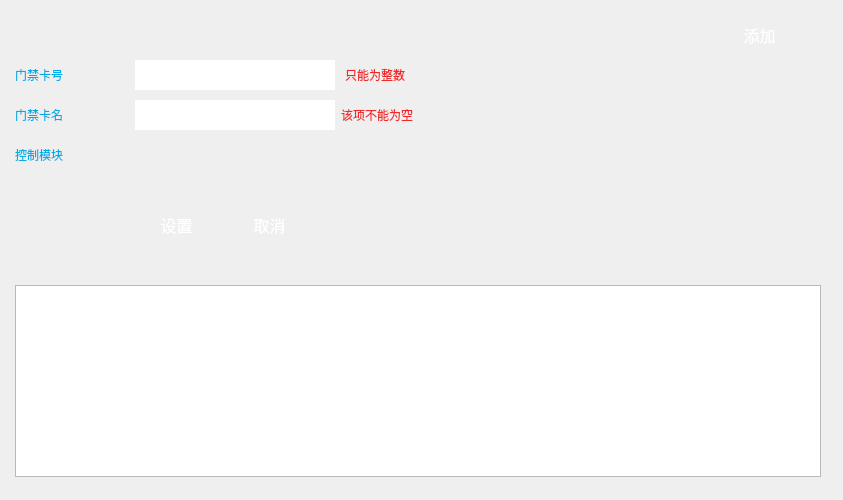
<?xml version="1.0" encoding="UTF-8"?>
<ui version="4.0">
 <class>AccessControl</class>
 <widget class="QWidget" name="AccessControl">
  <property name="geometry">
   <rect>
    <x>0</x>
    <y>0</y>
    <width>839</width>
    <height>500</height>
   </rect>
  </property>
  <property name="windowTitle">
   <string>Form</string>
  </property>
  <layout class="QVBoxLayout" name="verticalLayout_4">
   <property name="spacing">
    <number>10</number>
   </property>
   <property name="leftMargin">
    <number>15</number>
   </property>
   <property name="topMargin">
    <number>20</number>
   </property>
   <property name="rightMargin">
    <number>22</number>
   </property>
   <property name="bottomMargin">
    <number>8</number>
   </property>
   <item>
    <layout class="QHBoxLayout" name="horizontalLayout_4">
     <property name="rightMargin">
      <number>20</number>
     </property>
     <item>
      <spacer name="horizontalSpacer_4">
       <property name="orientation">
        <enum>Qt::Horizontal</enum>
       </property>
       <property name="sizeHint" stdset="0">
        <size>
         <width>600</width>
         <height>20</height>
        </size>
       </property>
      </spacer>
     </item>
     <item>
      <widget class="QPushButton" name="btnAdd">
       <property name="minimumSize">
        <size>
         <width>83</width>
         <height>30</height>
        </size>
       </property>
       <property name="maximumSize">
        <size>
         <width>16777215</width>
         <height>30</height>
        </size>
       </property>
       <property name="focusPolicy">
        <enum>Qt::NoFocus</enum>
       </property>
       <property name="styleSheet">
        <string notr="true">QPushButton:!pressed{
border-image: url(:/image/btn.png);
color: #FFFFFF;
border-radius:0px;font:12pt;
}
QPushButton:pressed{
border-image: url(:/image/btn.png);
color: #FFFFFF;
border:0px solid #68CBF2;
border-radius:0px;font:12pt;
}
</string>
       </property>
       <property name="text">
        <string>添加</string>
       </property>
       <property name="icon">
        <iconset resource="../../resource/image/image.qrc">
         <normaloff>:/image/add.png</normaloff>:/image/add.png</iconset>
       </property>
      </widget>
     </item>
    </layout>
   </item>
   <item>
    <widget class="QWidget" name="wgtSet" native="true">
     <property name="maximumSize">
      <size>
       <width>16777215</width>
       <height>250</height>
      </size>
     </property>
     <layout class="QVBoxLayout" name="verticalLayout_2">
      <property name="spacing">
       <number>10</number>
      </property>
      <property name="leftMargin">
       <number>0</number>
      </property>
      <property name="topMargin">
       <number>0</number>
      </property>
      <property name="rightMargin">
       <number>0</number>
      </property>
      <property name="bottomMargin">
       <number>0</number>
      </property>
      <item>
       <layout class="QHBoxLayout" name="horizontalLayout_7">
        <item>
         <layout class="QHBoxLayout" name="horizontalLayout">
          <property name="spacing">
           <number>0</number>
          </property>
          <item>
           <widget class="QLabel" name="lblCardNum">
            <property name="minimumSize">
             <size>
              <width>120</width>
              <height>30</height>
             </size>
            </property>
            <property name="maximumSize">
             <size>
              <width>120</width>
              <height>30</height>
             </size>
            </property>
            <property name="styleSheet">
             <string notr="true">color: #00ADE5;</string>
            </property>
            <property name="text">
             <string>门禁卡号</string>
            </property>
           </widget>
          </item>
          <item>
           <widget class="QLineEdit" name="lineCardNumVal">
            <property name="minimumSize">
             <size>
              <width>200</width>
              <height>30</height>
             </size>
            </property>
            <property name="maximumSize">
             <size>
              <width>200</width>
              <height>30</height>
             </size>
            </property>
            <property name="font">
             <font>
              <pointsize>12</pointsize>
             </font>
            </property>
            <property name="styleSheet">
             <string notr="true">color: #FFFFFF;
border-image: url(:/image/border2.png);
border-radius:0px;</string>
            </property>
           </widget>
          </item>
         </layout>
        </item>
        <item>
         <widget class="QLabel" name="lblCardTip">
          <property name="minimumSize">
           <size>
            <width>150</width>
            <height>0</height>
           </size>
          </property>
          <property name="maximumSize">
           <size>
            <width>16777215</width>
            <height>16777215</height>
           </size>
          </property>
          <property name="styleSheet">
           <string notr="true"> color: rgb(239, 41, 41);</string>
          </property>
          <property name="text">
           <string>只能为整数</string>
          </property>
         </widget>
        </item>
        <item>
         <spacer name="horizontalSpacer_2">
          <property name="orientation">
           <enum>Qt::Horizontal</enum>
          </property>
          <property name="sizeHint" stdset="0">
           <size>
            <width>600</width>
            <height>20</height>
           </size>
          </property>
         </spacer>
        </item>
       </layout>
      </item>
      <item>
       <layout class="QHBoxLayout" name="horizontalLayout_8">
        <property name="spacing">
         <number>6</number>
        </property>
        <item>
         <layout class="QHBoxLayout" name="horizontalLayout_2">
          <property name="spacing">
           <number>0</number>
          </property>
          <item>
           <widget class="QLabel" name="lblCardName">
            <property name="minimumSize">
             <size>
              <width>120</width>
              <height>30</height>
             </size>
            </property>
            <property name="maximumSize">
             <size>
              <width>120</width>
              <height>30</height>
             </size>
            </property>
            <property name="styleSheet">
             <string notr="true">color: #00ADE5;</string>
            </property>
            <property name="text">
             <string>门禁卡名</string>
            </property>
           </widget>
          </item>
          <item>
           <widget class="QLineEdit" name="lineCardNameVal">
            <property name="minimumSize">
             <size>
              <width>200</width>
              <height>30</height>
             </size>
            </property>
            <property name="maximumSize">
             <size>
              <width>200</width>
              <height>30</height>
             </size>
            </property>
            <property name="font">
             <font>
              <pointsize>12</pointsize>
             </font>
            </property>
            <property name="styleSheet">
             <string notr="true">color: #FFFFFF;
border-image: url(:/image/border2.png);
border-radius:0px;</string>
            </property>
           </widget>
          </item>
         </layout>
        </item>
        <item>
         <widget class="QLabel" name="lblCareNameTip">
          <property name="minimumSize">
           <size>
            <width>150</width>
            <height>0</height>
           </size>
          </property>
          <property name="maximumSize">
           <size>
            <width>16777215</width>
            <height>16777215</height>
           </size>
          </property>
          <property name="styleSheet">
           <string notr="true"> color: rgb(239, 41, 41);</string>
          </property>
          <property name="text">
           <string>该项不能为空</string>
          </property>
         </widget>
        </item>
        <item>
         <spacer name="horizontalSpacer_3">
          <property name="orientation">
           <enum>Qt::Horizontal</enum>
          </property>
          <property name="sizeHint" stdset="0">
           <size>
            <width>600</width>
            <height>20</height>
           </size>
          </property>
         </spacer>
        </item>
       </layout>
      </item>
      <item>
       <layout class="QHBoxLayout" name="horizontalLayout_3">
        <property name="spacing">
         <number>0</number>
        </property>
        <item>
         <layout class="QVBoxLayout" name="verticalLayout">
          <property name="spacing">
           <number>0</number>
          </property>
          <item>
           <widget class="QLabel" name="lblMode">
            <property name="minimumSize">
             <size>
              <width>120</width>
              <height>30</height>
             </size>
            </property>
            <property name="maximumSize">
             <size>
              <width>120</width>
              <height>30</height>
             </size>
            </property>
            <property name="styleSheet">
             <string notr="true">color: #00ADE5;</string>
            </property>
            <property name="text">
             <string>控制模块</string>
            </property>
           </widget>
          </item>
          <item>
           <spacer name="verticalSpacer_2">
            <property name="orientation">
             <enum>Qt::Vertical</enum>
            </property>
            <property name="sizeType">
             <enum>QSizePolicy::Preferred</enum>
            </property>
            <property name="sizeHint" stdset="0">
             <size>
              <width>20</width>
              <height>30</height>
             </size>
            </property>
           </spacer>
          </item>
         </layout>
        </item>
        <item>
         <widget class="QWidget" name="wgtMode" native="true">
          <property name="minimumSize">
           <size>
            <width>650</width>
            <height>30</height>
           </size>
          </property>
          <property name="maximumSize">
           <size>
            <width>650</width>
            <height>60</height>
           </size>
          </property>
          <property name="styleSheet">
           <string notr="true">  </string>
          </property>
         </widget>
        </item>
        <item>
         <spacer name="horizontalSpacer_5">
          <property name="orientation">
           <enum>Qt::Horizontal</enum>
          </property>
          <property name="sizeHint" stdset="0">
           <size>
            <width>40</width>
            <height>20</height>
           </size>
          </property>
         </spacer>
        </item>
       </layout>
      </item>
      <item>
       <layout class="QHBoxLayout" name="horizontalLayout_6">
        <property name="spacing">
         <number>10</number>
        </property>
        <item>
         <spacer name="horizontalSpacer_6">
          <property name="orientation">
           <enum>Qt::Horizontal</enum>
          </property>
          <property name="sizeType">
           <enum>QSizePolicy::Fixed</enum>
          </property>
          <property name="sizeHint" stdset="0">
           <size>
            <width>120</width>
            <height>20</height>
           </size>
          </property>
         </spacer>
        </item>
        <item>
         <widget class="QPushButton" name="btnSet">
          <property name="minimumSize">
           <size>
            <width>83</width>
            <height>30</height>
           </size>
          </property>
          <property name="maximumSize">
           <size>
            <width>16777215</width>
            <height>30</height>
           </size>
          </property>
          <property name="focusPolicy">
           <enum>Qt::NoFocus</enum>
          </property>
          <property name="styleSheet">
           <string notr="true">QPushButton:!pressed{
border-image: url(:/image/btn.png);
color: #FFFFFF;
border-radius:0px;font:12pt;
}
QPushButton:pressed{
border-image: url(:/image/btn.png);
color: #FFFFFF;
border:0px solid #68CBF2;
border-radius:0px;font:12pt;
}
</string>
          </property>
          <property name="text">
           <string>设置</string>
          </property>
          <property name="icon">
           <iconset resource="../../resource/image/image.qrc">
            <normaloff>:/image/true.png</normaloff>:/image/true.png</iconset>
          </property>
         </widget>
        </item>
        <item>
         <widget class="QPushButton" name="btnCancel">
          <property name="minimumSize">
           <size>
            <width>83</width>
            <height>30</height>
           </size>
          </property>
          <property name="maximumSize">
           <size>
            <width>16777215</width>
            <height>30</height>
           </size>
          </property>
          <property name="focusPolicy">
           <enum>Qt::NoFocus</enum>
          </property>
          <property name="styleSheet">
           <string notr="true">QPushButton:!pressed{
border-image: url(:/image/btn.png);
color: #FFFFFF;
border-radius:0px;font:12pt;
}
QPushButton:pressed{
border-image: url(:/image/btn.png);
color: #FFFFFF;
border:0px solid #68CBF2;
border-radius:0px;font:12pt;
}
</string>
          </property>
          <property name="text">
           <string>取消</string>
          </property>
          <property name="icon">
           <iconset resource="../../resource/image/image.qrc">
            <normaloff>:/image/flase.png</normaloff>:/image/flase.png</iconset>
          </property>
         </widget>
        </item>
        <item>
         <spacer name="horizontalSpacer">
          <property name="orientation">
           <enum>Qt::Horizontal</enum>
          </property>
          <property name="sizeHint" stdset="0">
           <size>
            <width>40</width>
            <height>20</height>
           </size>
          </property>
         </spacer>
        </item>
       </layout>
      </item>
     </layout>
    </widget>
   </item>
   <item>
    <layout class="QVBoxLayout" name="verticalLayout_3">
     <property name="spacing">
      <number>0</number>
     </property>
     <item>
      <widget class="QWidget" name="widget_5" native="true">
       <property name="maximumSize">
        <size>
         <width>16777215</width>
         <height>45</height>
        </size>
       </property>
       <property name="styleSheet">
        <string notr="true">QWidget#widget_5{color: rgb(255, 255, 255);
border-image: url(:/image/border_up.png);
}
 </string>
       </property>
       <layout class="QHBoxLayout" name="horizontalLayout_5">
        <property name="leftMargin">
         <number>10</number>
        </property>
        <property name="topMargin">
         <number>0</number>
        </property>
        <property name="rightMargin">
         <number>0</number>
        </property>
        <property name="bottomMargin">
         <number>0</number>
        </property>
        <item>
         <widget class="QLabel" name="label_11">
          <property name="minimumSize">
           <size>
            <width>8</width>
            <height>8</height>
           </size>
          </property>
          <property name="maximumSize">
           <size>
            <width>8</width>
            <height>8</height>
           </size>
          </property>
          <property name="styleSheet">
           <string notr="true">border-image: url(:/image/dot.png);</string>
          </property>
          <property name="text">
           <string/>
          </property>
         </widget>
        </item>
        <item>
         <widget class="QLabel" name="lbltitle">
          <property name="minimumSize">
           <size>
            <width>0</width>
            <height>35</height>
           </size>
          </property>
          <property name="maximumSize">
           <size>
            <width>16777215</width>
            <height>35</height>
           </size>
          </property>
          <property name="font">
           <font>
            <pointsize>12</pointsize>
           </font>
          </property>
          <property name="styleSheet">
           <string notr="true">color: #FFFFFF;</string>
          </property>
          <property name="text">
           <string/>
          </property>
         </widget>
        </item>
       </layout>
      </widget>
     </item>
     <item>
      <widget class="QWidget" name="wgtInfo" native="true">
       <property name="sizePolicy">
        <sizepolicy hsizetype="Preferred" vsizetype="Expanding">
         <horstretch>0</horstretch>
         <verstretch>0</verstretch>
        </sizepolicy>
       </property>
       <property name="minimumSize">
        <size>
         <width>806</width>
         <height>50</height>
        </size>
       </property>
       <property name="maximumSize">
        <size>
         <width>806</width>
         <height>16777215</height>
        </size>
       </property>
       <property name="styleSheet">
        <string notr="true"> QWidget#wgtInfo{
color: rgb(255, 255, 255);
border-bottom:1px solid #01ADDE;
border-right:1px solid #01ADDE;
border-left:1px solid #01ADDE;
border-radius:opx;font:13pt;
}
</string>
       </property>
       <layout class="QVBoxLayout" name="verticalLayout_5">
        <property name="spacing">
         <number>0</number>
        </property>
        <property name="leftMargin">
         <number>0</number>
        </property>
        <property name="topMargin">
         <number>0</number>
        </property>
        <property name="rightMargin">
         <number>0</number>
        </property>
        <property name="bottomMargin">
         <number>0</number>
        </property>
        <item>
         <widget class="QTableWidget" name="tabInfo">
          <property name="minimumSize">
           <size>
            <width>806</width>
            <height>0</height>
           </size>
          </property>
          <property name="maximumSize">
           <size>
            <width>806</width>
            <height>16777215</height>
           </size>
          </property>
         </widget>
        </item>
       </layout>
      </widget>
     </item>
    </layout>
   </item>
   <item>
    <spacer name="verticalSpacer">
     <property name="orientation">
      <enum>Qt::Vertical</enum>
     </property>
     <property name="sizeHint" stdset="0">
      <size>
       <width>20</width>
       <height>3</height>
      </size>
     </property>
    </spacer>
   </item>
  </layout>
 </widget>
 <resources>
  <include location="../../resource/image/image.qrc"/>
 </resources>
 <connections/>
</ui>
